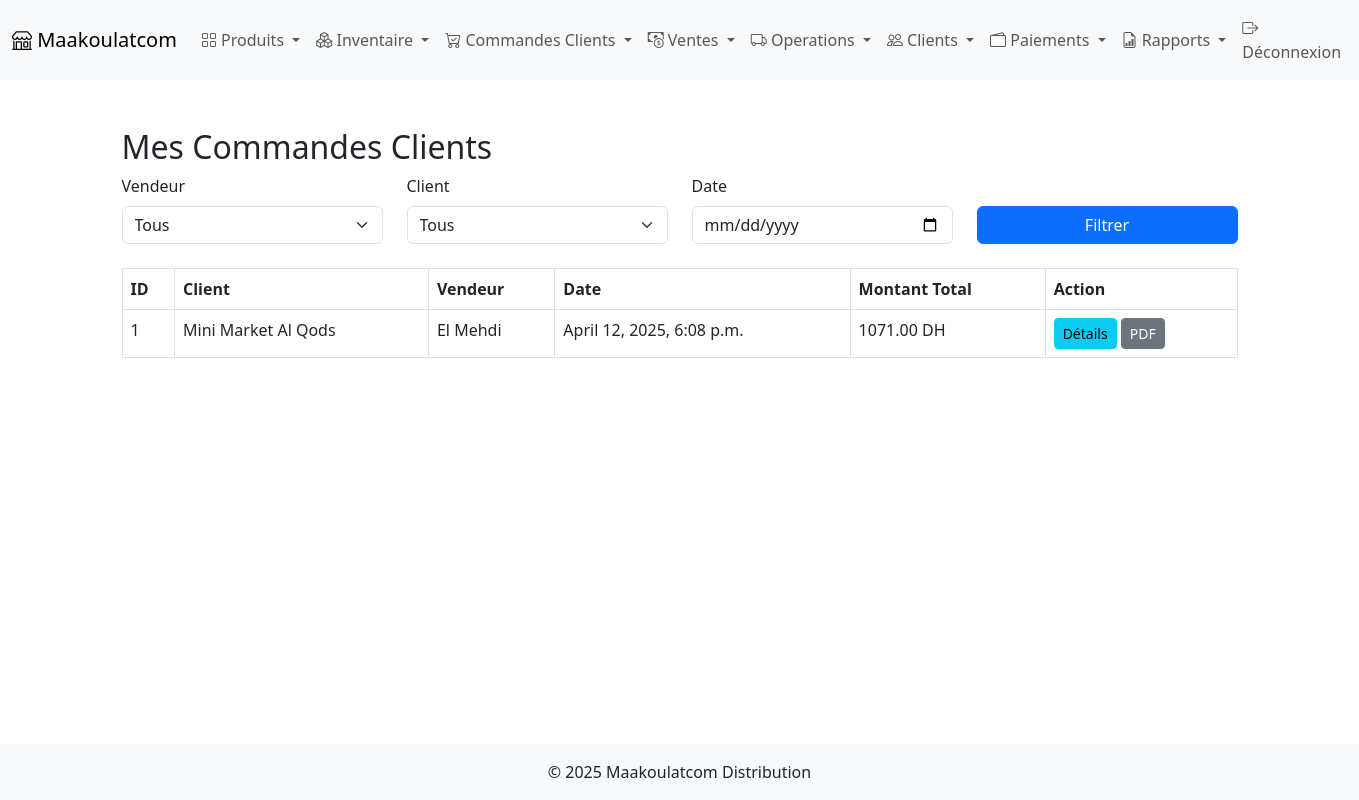
The page /orders/ (signed in) on the database as committed earlier.
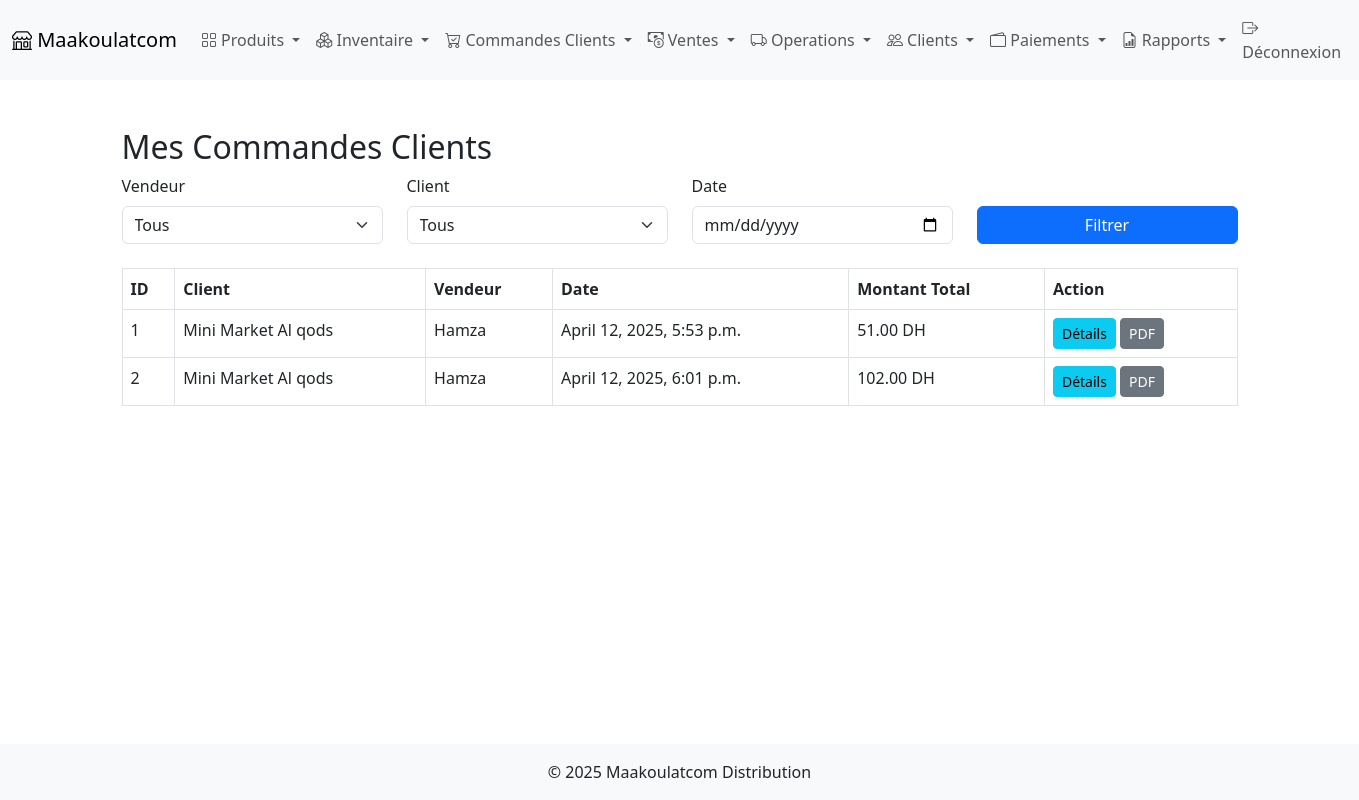
The same page on the database as committed later.
### products/models.py (models this page shows, shortened)
class CustomerOrder(models.Model):
    seller = models.ForeignKey(Seller, on_delete=models.CASCADE)
    customer = models.ForeignKey(Customer, on_delete=models.CASCADE)
    date = models.DateTimeField(auto_now_add=True)
    total_amount = models.DecimalField(max_digits=10, decimal_places=2)
    status = models.CharField(max_length=20, default='Pending')

class Customer(models.Model):
    name = models.CharField(max_length=100)
    phone = models.CharField(max_length=20, blank=True, null=True)
    address = models.TextField(blank=True, null=True)
    seller = models.ForeignKey('Seller', on_delete=models.CASCADE, related_name='customers')

class Seller(models.Model):
    user = models.OneToOneField(User, on_delete=models.CASCADE, null=True, blank=True)
    name = models.CharField(max_length=100)
    email = models.EmailField(unique=True)
    phone = models.CharField(max_length=15)
    role = models.CharField(max_length=20, choices=[
        ('seller', 'Seller'),
        ('manager', 'Manager'),
    ], default='seller')

### products/views.py (the view)
# urls.py: path('orders/', views.customer_order_list, name='order_list'),
@login_required
def customer_order_list(request):
    sellers = Seller.objects.all()
    customers = Customer.objects.all()
    seller_id = request.GET.get('seller')
    customer_id = request.GET.get('customer')
    date = request.GET.get('date')
    orders = CustomerOrder.objects.all().select_related('customer', 'seller')
    if seller_id:
        orders = orders.filter(seller_id=seller_id)
    if customer_id:
        orders = orders.filter(customer_id=customer_id)
    if date:
        orders = orders.filter(date=date)
    return render(request, 'sales/customer_order_list.html', {
        'orders': orders,
        'sellers': sellers,
        'customers': customers,
        'selected_seller': int(seller_id) if seller_id else None,
        'selected_customer': int(customer_id) if customer_id else None,
        'selected_date': date,
    })

### products/templates/sales/customer_order_list.html (shortened to what this page needs)
{% extends 'products/base.html' %}
{% block content %}
<h2>Mes Commandes Clients</h2>
<form method="get" class="row mb-4">
    <div class="col-md-3">
        <label for="seller" class="form-label">Vendeur</label>
        <select name="seller" id="seller" class="form-select">
            <option value="">Tous</option>
        </select>
    </div>
    <div class="col-md-3">
        <label for="customer" class="form-label">Client</label>
        <select name="customer" id="customer" class="form-select">
            <option value="">Tous</option>
        </select>
    </div>
    <div class="col-md-3">
        <label for="date" class="form-label">Date</label>
        <input type="date" name="date" id="date" class="form-control" value="{{ selected_date }}">
    </div>
    <div class="col-md-3 d-flex align-items-end">
        <button type="submit" class="btn btn-primary w-100">Filtrer</button>
    </div>
</form>
<table class="table table-bordered">
    <thead>
        <tr>
            <th>ID</th>
            <th>Client</th>
            <th>Vendeur</th>
            <th>Date</th>
            <th>Montant Total</th>
            <th>Action</th>
        </tr>
    </thead>
    <tbody>
        {% for order in orders %}
        <tr>
            <td>{{ order.id }}</td>
            <td>{{ order.customer.name }}</td>
            <td>{{ order.seller.name }}</td>
            <td>{{ order.date }}</td>
            <td>{{ order.total_amount }} DH</td>
            <td>
                <a href="{% url 'products:order_detail' order.id %}" class="btn btn-sm btn-info">Détails</a>
                <a href="{% url 'products:order_pdf' order.id %}" class="btn btn-sm btn-secondary">PDF</a>
            </td>
        </tr>
        {% endfor %}
    </tbody>
</table>
{% endblock %}

Rows that differ between the two databases and show on the page:
changed CustomerOrder id 1: customer.name "Mini Market Al Qods" → "Mini Market Al qods"; seller.name "El Mehdi" → "Hamza"; date "April 12, 2025, 6:08 p.m." → "April 12, 2025, 5:53 p.m."; total_amount "1071.00" → "51.00"
added CustomerOrder: id "2", customer.name "Mini Market Al qods", seller.name "Hamza", date "April 12, 2025, 6:01 p.m.", total_amount "102.00"
